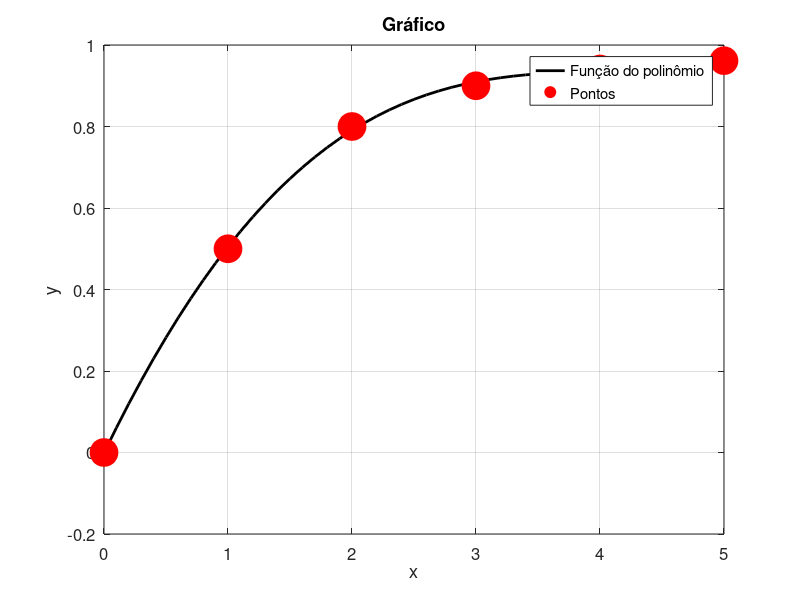

The MATLAB script that drew this image:
  function interpolacao()
    clc
    degree = 4;
    x = [0;1;2;3;4;5];
    y = [0;0.5;0.8;0.9;0.941176;0.961538];
    xx = 4.7;
    if(numel(x)<degree+1)
      error("Nao sera possivel continuar");
    endif
    [A,b,xVal] = regressao(degree,x,y);
    [r2,r] = calcularR(x,y,xVal);
    fprintf("O resultado do polinomio estimado para x=4.7 eh: %f.5 \n",f(xVal,xx));
    fprintf("O resultado do r2 eh: %f.5 \n",r2);
    fprintf("O resultado do r eh: %f.5 \n",r);
    plotGrafico(xVal,xx,x,y)
    
  endfunction

  function [A,b,xVal]=regressao(degree,x,y)
    for i=1:degree+1
      for j=1:i
        k = i + j - 2;
        soma = 0;
        for l=1:numel(x)
          soma = soma + x(l)^k;
        endfor
        a(i,j) = soma;
        a(j,i) = soma;      
      endfor
      soma = 0;
      for l=1:numel(x)
        soma = soma + y(l)*x(l)^(i-1);
      endfor
      a(i,degree+2)= soma;
    endfor
    A = a(:,1:end-1);
    b = a(:,end);
    xVal = A\b;
  endfunction

  function [r2,r] = calcularR(x,y,xVal)
    sr = 0;
    st = 0;
    for i=1:numel(x)
      sr = sr +(y(i) - f(xVal,x(i)))^2;
      st = st + (y(i) - mean(y))^2;
    endfor
    r2 = (st - sr)/st;
    r = sqrt(r2);
  endfunction

  function y = f(xVal,xx)
    y = 0;
    for i=numel(xVal):-1:1
      y = y + xVal(i)*xx^(i-1);
    endfor
  endfunction

  function plotGrafico(xVal, xx, x, y)
    aux = x(1):0.1:x(end);
    polF = zeros(size(aux));

    for i = 1:numel(aux)
      polF(i) = f(xVal, aux(i));
    endfor

    plot(aux, polF, 'color', 'k', 'linewidth', 2);
    hold on;

    plot(x, y,'o', 'markersize', 20, 'color', 'r', 'markerfacecolor', 'r');
    hold off;

    set(gca, 'fontsize', 12);
    title("Gráfico");
    legend("Função do polinômio", "Pontos")
    grid on;
    xlabel("x");
    ylabel("y");
  endfunction
